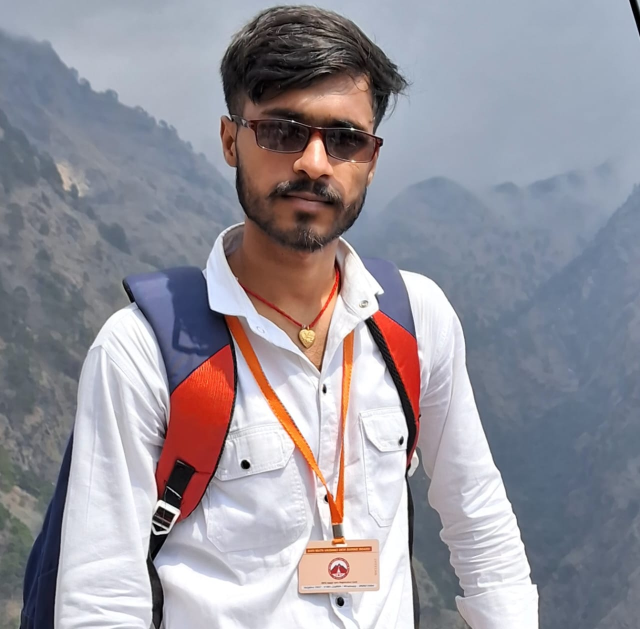
#> input picture myimg.jpg, 1280 x 1258 px, found by its file name (shown at 1/2 size)
$ python imagescipy.py   (older library calls are emulated)
#> lines starting #> are read from the running program, lines starting #| are printed output that depends on the picture
# !!! This is not work properly !!!!

from scipy.misc import imread, imsave, imresize
img = imread('Advance Python/myimg.jpg')
#> img is the input picture: shape (1258, 1280, 3); mean R, G, B 150, 147.4, 156.3
print(img.dtype, img.shape)
#| uint8 (1258, 1280, 3)
img_tint = img * [1,0.95,0.9]
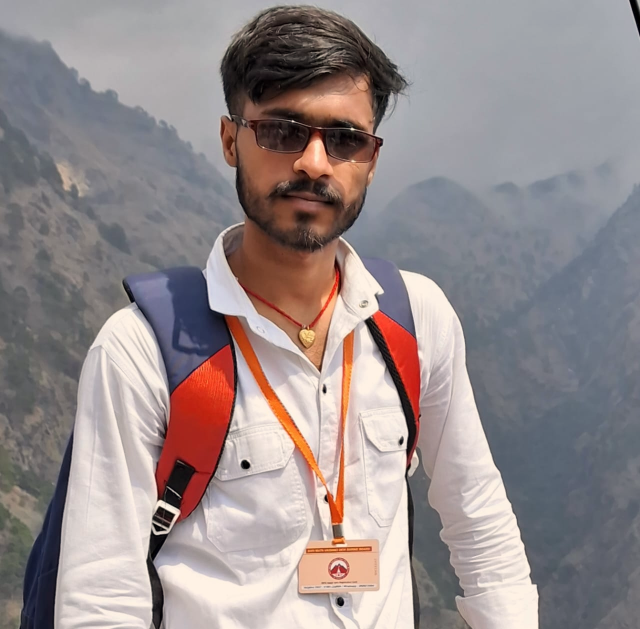
#> img_tint: shape (1258, 1280, 3) float64 (shown at 1/2 size); mean R, G, B 150, 140.1, 140.6
img_tint = imresize(img_tint,(300,300))
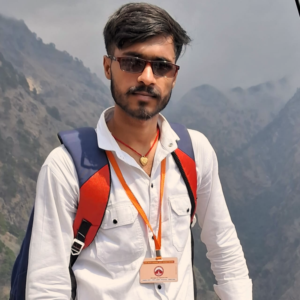
#> img_tint: shape (300, 300, 3); mean R, G, B 150, 140.1, 140.7
imsave('Advance Python/myimg_1.jpg',img_tint)
